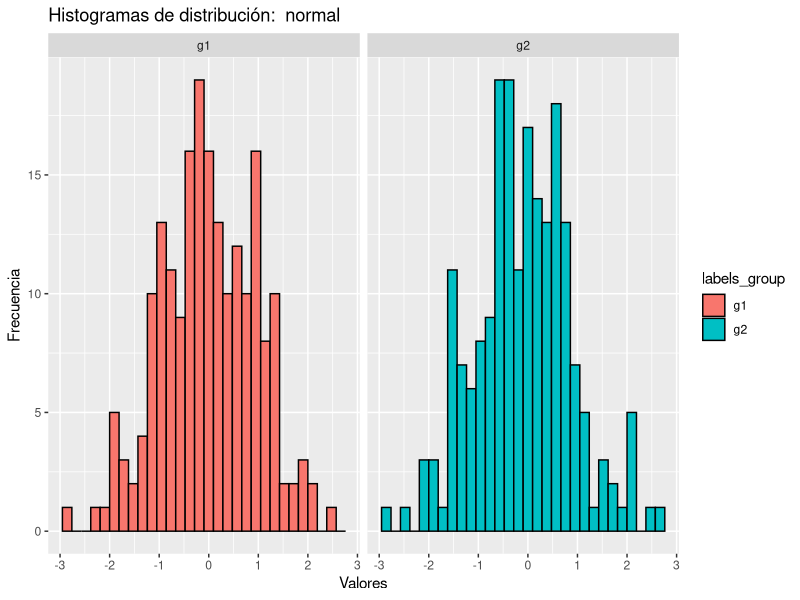
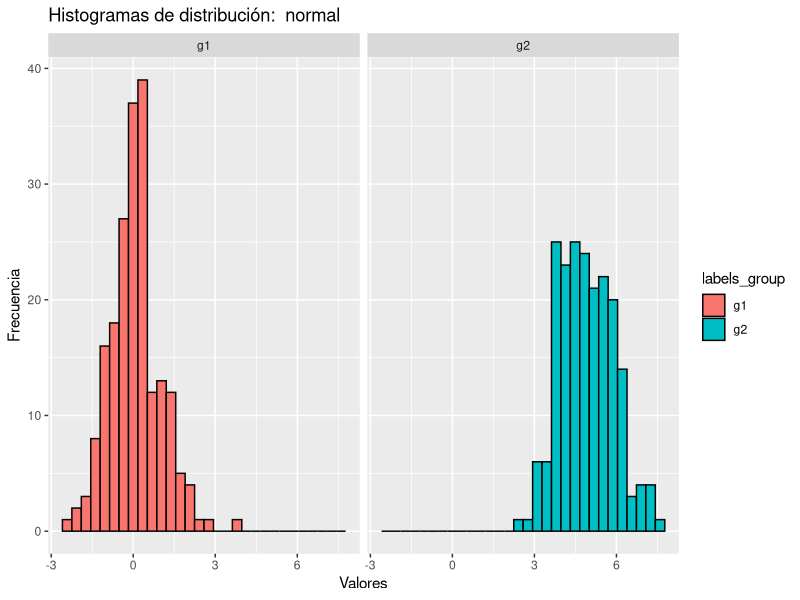
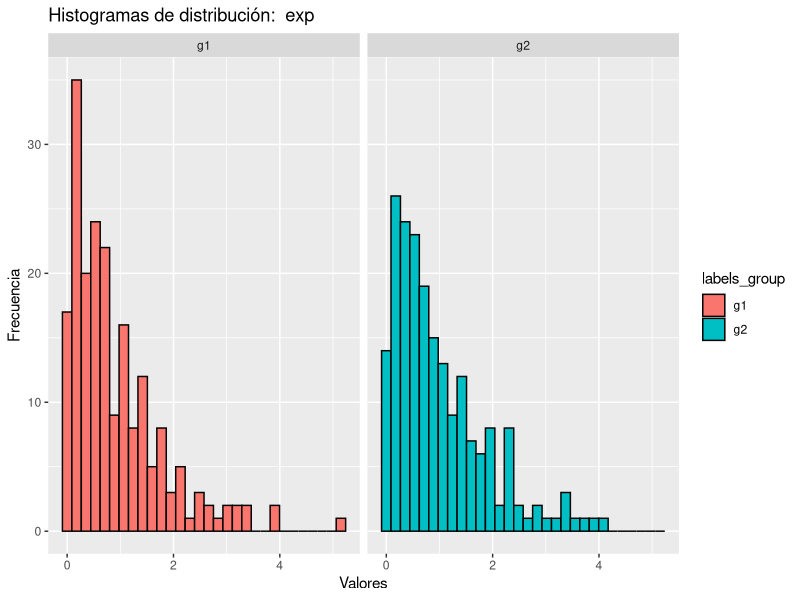
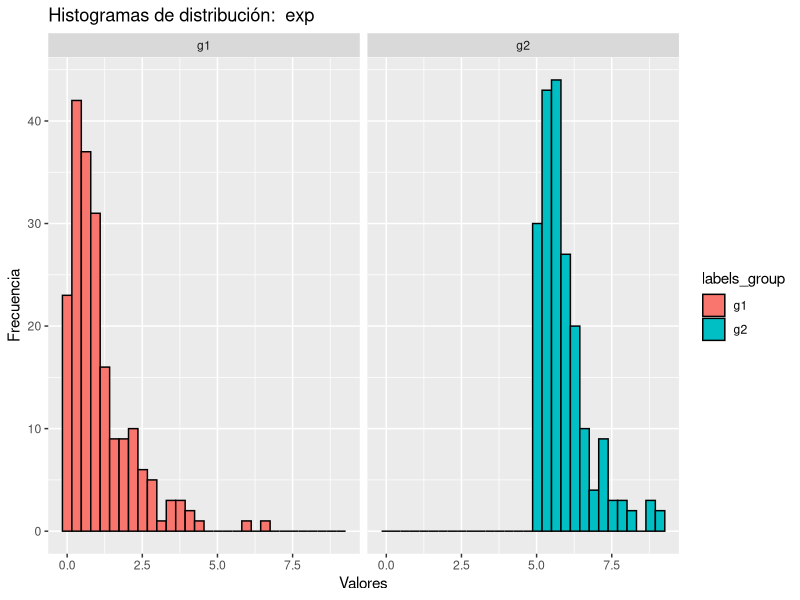
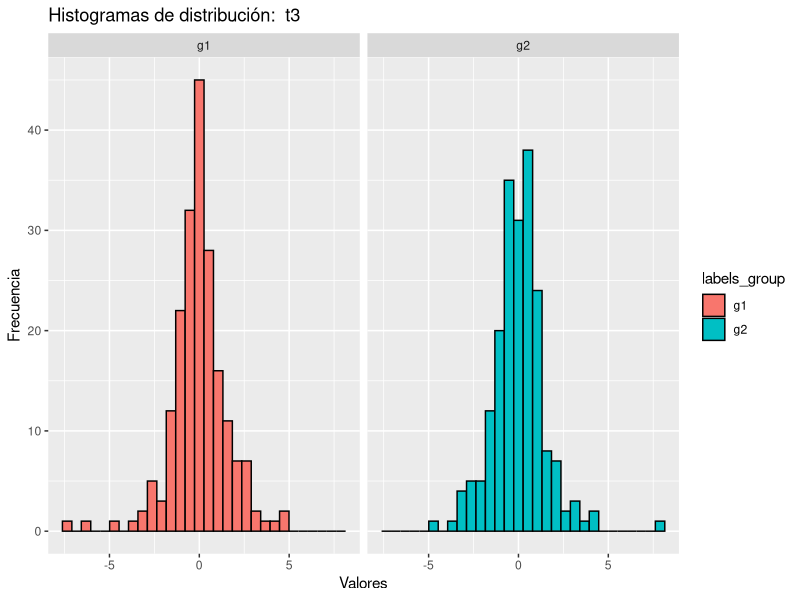
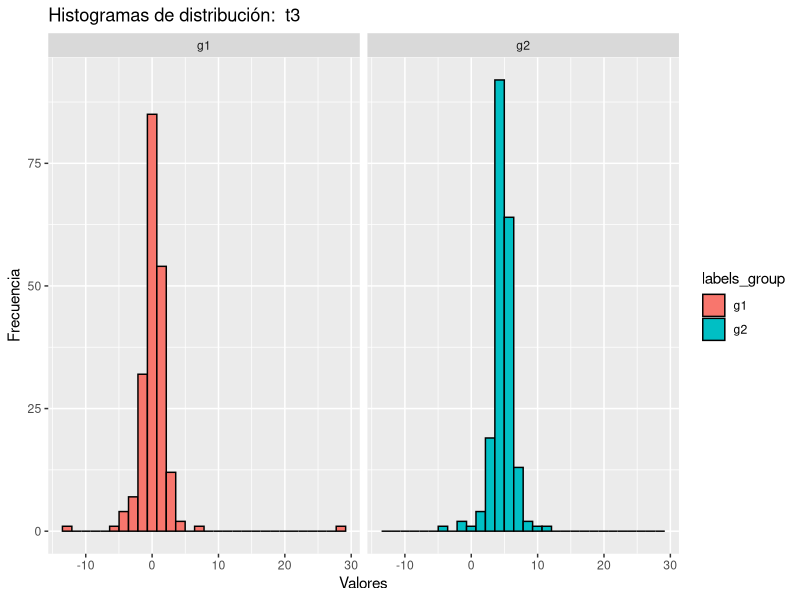
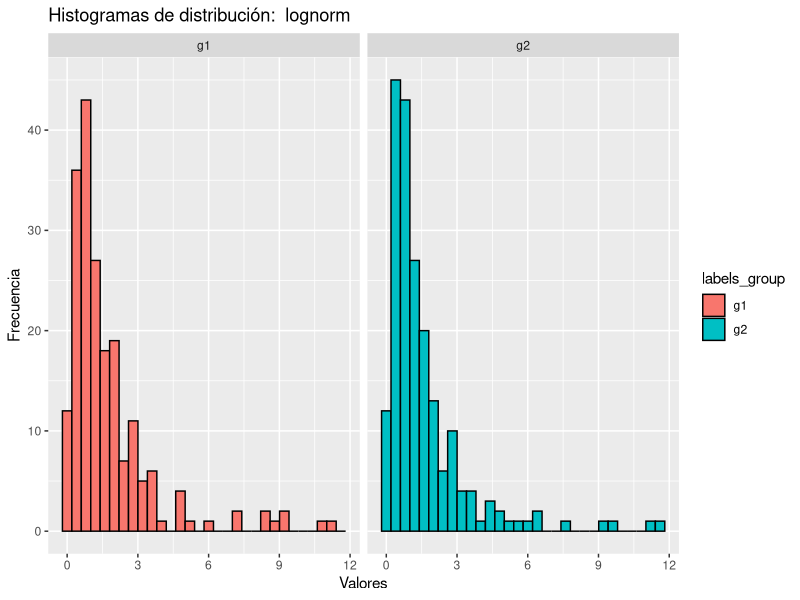
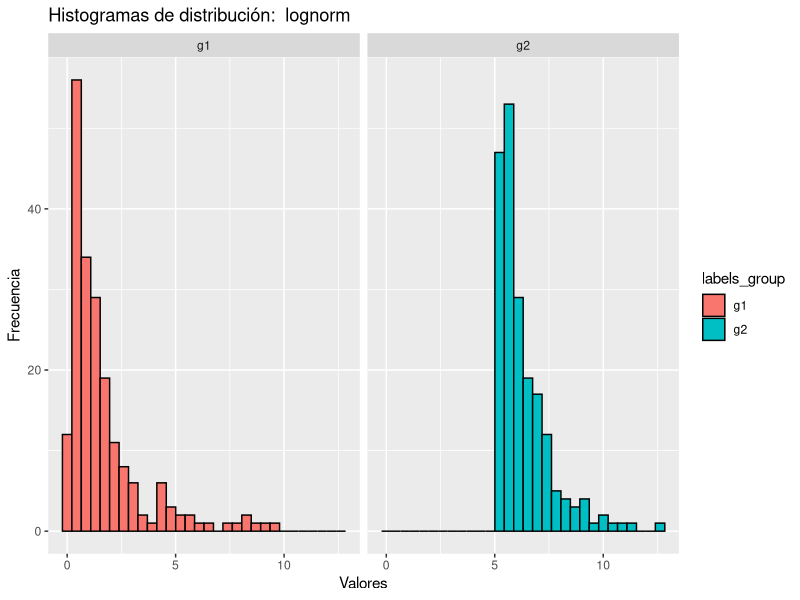

R code for these plots, in order:
#Code to generate graphical representations of the different distributions we will use.

# -----------------------------------------------------------------------------------------------------------------------
#   Project: R - The perverse procedure. 
#   Subject: Programación y Estadística en R
#   Máster en Bioinformática y Biología Computacional – UAM
#   Academic year: 2025–2026
#
#   Authors: CHEN XI YE XU, GEMMA ROZALEN, ESTEFANI CASALLAS, MARIAN MENDOZA
#   Teacher: RAMÓN DÍAZ URIARTE
#
#   Description: we want to check through a series of simulations how only using t-test, only using wilcoxon or using first a normality 
#                test such as Shapiro-Wilk to decide what kind of test to apply will affect the type I error and power of the tests. 
#                Using a normality test before choosing whether to use a parametric or non-parametric test is being called "the perverse
#                procedure" because of the problems it causes with the simplification of a choice that should be carefully pondered about by 
#                looking and understanding the data. 
#
# -----------------------------------------------------------------------------------------------------------------------

library(ggplot2)

plot_drawing <- function(size, distribution, effect = 0) {
  
  # Simulate the data. 
  if (distribution == "normal") {
    g1 <- rnorm(size, mean = 0, sd = 1)
    g2 <- rnorm(size, mean = 0, sd = 1) + effect
  } 
  else if (distribution == "exp") {
    g1 <- rexp(size, rate = 1)
    g2 <- rexp(size, rate = 1) + effect
  } 
  else if (distribution == "t3") {
    g1 <- rt(size, df = 3)
    g2 <- rt(size, df = 3) + effect
    
  } 
  else if (distribution == "lognorm") {
    g1 <- rlnorm(size, meanlog = 0, sdlog = 1)
    g2 <- rlnorm(size, meanlog = 0, sdlog = 1) + effect
    
  } 
  else if (distribution == "uniform") {
    g1 <- runif(size, min = -1, max = 1)
    g2 <- runif(size, min = -1, max = 1) + effect
    
  } 
  else if (distribution == "bimodal") {
    # Mixture of two normal distributions.
    choice <- runif(size) < 0.5 
    g1 <- rnorm(size, mean = ifelse(choice, -1, 1), sd = 1)
    g2 <- rnorm(size, mean = ifelse(choice, -1, 1), sd = 1) + effect
    
  } 
  else if (distribution == "normal_diff_var") {
    g1 <- rnorm(size, 0, 1)
    g2 <- rnorm(size, 0, 2) + effect  # different variance
  }
  else {
    stop("Invalid distribution!")
  }
  
  #We create a data.frame that ggplot2 will then use to draw the graphs.
  plot_data <- data.frame(
    values = c(g1, g2),
    labels_group = factor(c(rep("g1", size), rep("g2", size))) 
  )
  
  #The actual graphs.
  
  #The code for the canvas.
  plot_draw <- ggplot(plot_data, aes(x = values, fill = labels_group)) +
    geom_histogram(
      #The bins are the intervals
      bins = 30, 
      color = "black"
    ) +
    labs (
      title = paste("Histogramas de distribución: ", distribution),
      x = "Valores",
      y = "Frecuencia"
    )
  
  #facet_wrap helps separate the data into two graphs that we can visualize side by side. 
  final_plot <- plot_draw + facet_wrap(~labels_group, ncol = 2)
  return(final_plot)
}


#Normal
plot_drawing(size = 200, distribution = "normal", effect = 0)
plot_drawing(size = 200, distribution = "normal", effect = 5)

#Exponential
plot_drawing(size = 200, distribution = "exp", effect = 0)
plot_drawing(size = 200, distribution = "exp", effect = 5)

#t-distribution
plot_drawing(size = 200, distribution = "t3", effect = 0)
plot_drawing(size = 200, distribution = "t3", effect = 5)

#Lognormal 
plot_drawing(size = 200, distribution = "lognorm", effect = 0)
plot_drawing(size = 200, distribution = "lognorm", effect = 5)

#Uniform
plot_drawing(size = 200, distribution = "uniform", effect = 0)
plot_drawing(size = 200, distribution = "uniform", effect = 5)

#Bimodal
plot_drawing(size = 200, distribution = "bimodal", effect = 0)
plot_drawing(size = 200, distribution = "bimodal", effect = 5)

#Normal but with different variance
plot_drawing(size = 200, distribution = "normal_diff_var", effect = 0)
plot_drawing(size = 200, distribution = "normal_diff_var", effect = 5)


